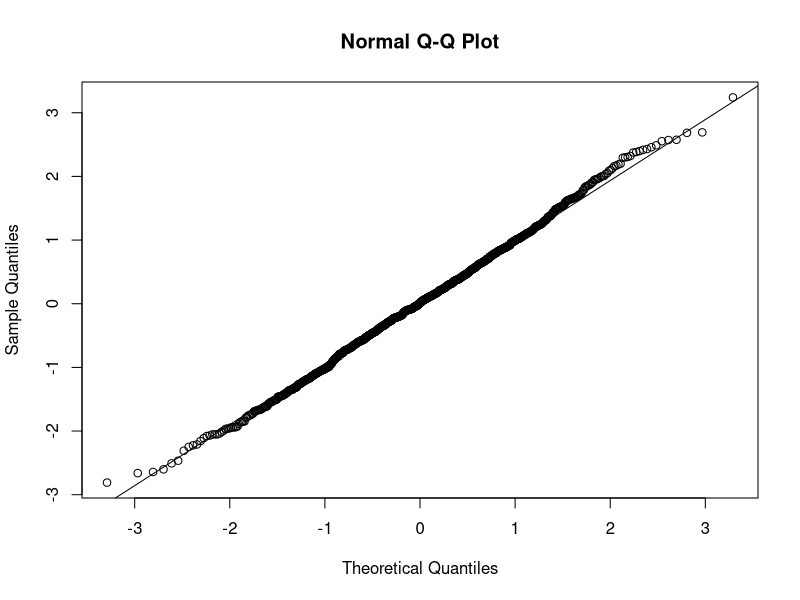
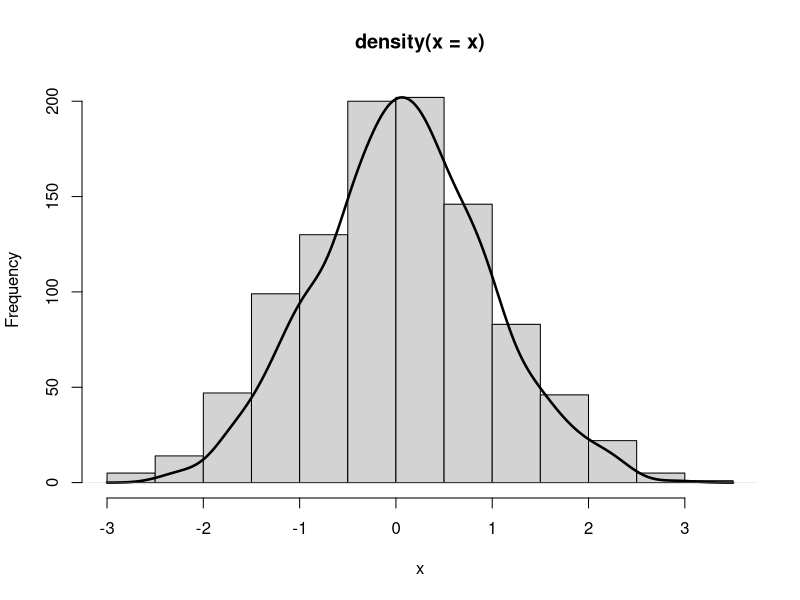
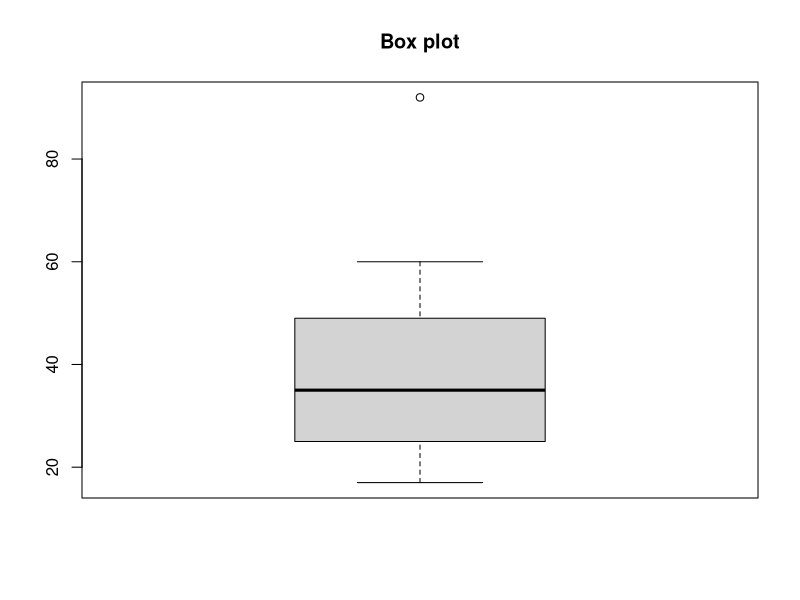
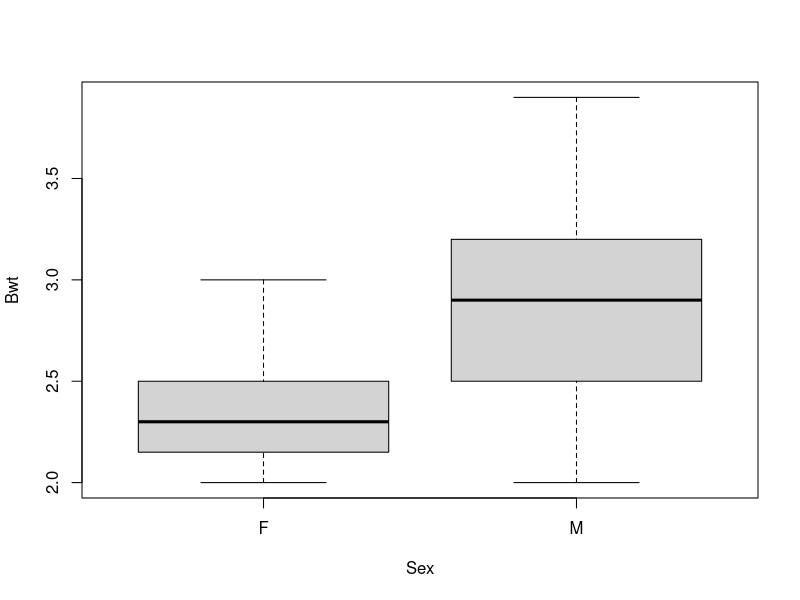
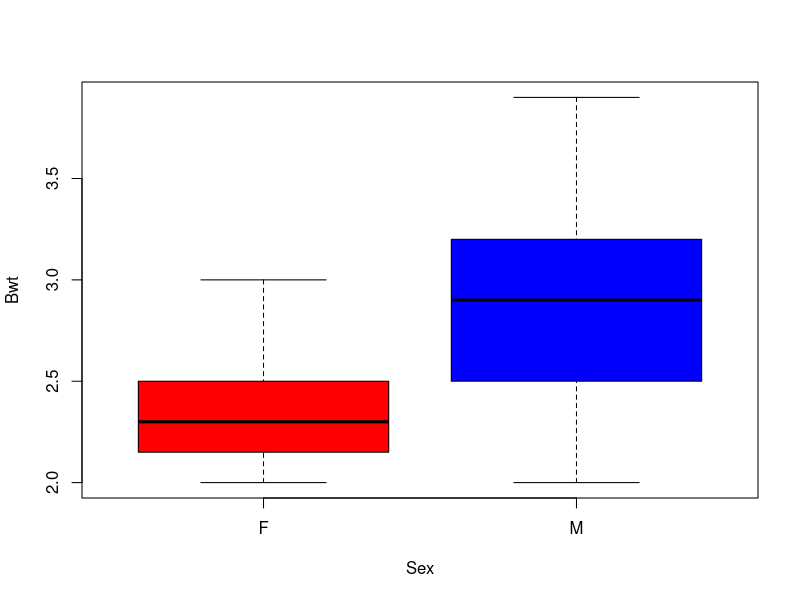

Source code (R) for these figures, in order:
#Medidas de Centralidade e Variabilidade
#Dados dos jogadores
library(ggplot2)
jogadores = c(40000,18000,12000,250000,30000,140000,300000,40000,800000)

#Média

mean(jogadores)

#Mediana

median(jogadores)

#Quartis

quartis  = quantile(jogadores)
quartis

#3º quartil

quartis[4]

#Desvio padrão

sd(jogadores)

#Resumo

summary(jogadores)


#Testes de Normalidade
#Repetir o experimento

set.seed(123)

#Gera mil variáveis normalmente distribuidas

x = rnorm(1000)

#Gráfico QQ

#rodar com Ctrl+shift+enter
qqnorm(x)
#linha
qqline(x)

#Histograma com linha de densidade

#rodar com Ctrl+shift+enter
hist(x, main="")
par(new=TRUE)
plot(density(x),ylab = "", xlab = "", axes=F, lwd=2.5 ) 

#boxplot 

box <- c(17, 22, 23, 27, 29, 32, 38, 42, 46, 52, 60, 92)
quantile(box, type = 2)

boxplot(box, main = "Box plot")

# boxplot dataset

library(MASS)
data(cats)
boxplot(Bwt ~ Sex, data = cats)
boxplot(Bwt ~ Sex, col = c("red", "blue"), data = cats)
